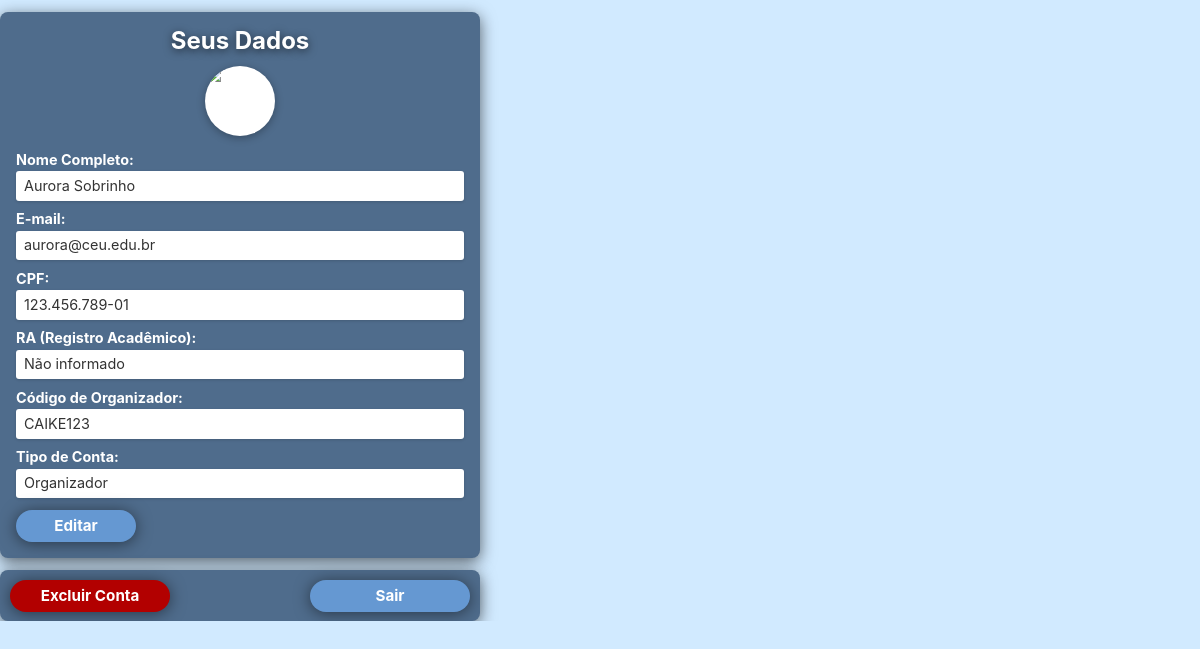
The app's page /PaginasOrganizador/PerfilOrganizador.php (signed in) with its own data.
### tables this page shows
create table
    usuario (
        CPF char(11) primary key,
        Nome varchar(100),
        Email varchar(100),
        Senha varchar(255),
        RA char(7) null,
        Codigo varchar(8),
        Organizador tinyint (1) not null default 0,
        TemaSite tinyint (1) not null default 0,
        FotoPerfil varchar(255) null,
        constraint chk_codigo_organizador check (
            (Organizador = 0)
            or (
                Organizador = 1
                and Codigo is not null
            )
        ),
        constraint chk_tema_site check (
            (TemaSite = 0)
            or (TemaSite = 1)
        )
    );

### PaginasOrganizador/PerfilOrganizador.php (the view, shortened to what this page needs)
<?php
require_once('../BancoDados/conexao.php');
$cpfUsuario = $_SESSION['cpf'];
$consultaSQL = "SELECT Nome, Email, CPF, RA, Codigo, Organizador, FotoPerfil FROM usuario WHERE CPF = ?";
$declaracaoPreparada = mysqli_prepare($conexao, $consultaSQL);
if ($declaracaoPreparada) {
    mysqli_stmt_bind_param($declaracaoPreparada, "s", $cpfUsuario);
    mysqli_stmt_execute($declaracaoPreparada);
    $resultadoConsulta = mysqli_stmt_get_result($declaracaoPreparada);
    $dadosUsuario = mysqli_fetch_assoc($resultadoConsulta);
} else {
    header('Location: ../PaginasPublicas/ContainerPublico.php?pagina=login&erro=usuario_nao_encontrado');
    exit;
}
$cpf_formatado = $dadosUsuario['CPF'] ?? '';
if (strlen($cpf_formatado) == 11) {
    $cpf_formatado = substr($cpf_formatado, 0, 3) . '.' .
                    substr($cpf_formatado, 3, 3) . '.' .
                    substr($cpf_formatado, 6, 3) . '-' .
                    substr($cpf_formatado, 9, 2);
}
$siteRoot = rtrim(dirname(dirname($_SERVER['PHP_SELF'])), '/\\');
$defaultImg = $siteRoot . '/ImagensPerfis/FotodePerfil.webp';
?>
<!DOCTYPE html>
<html lang="pt-br">
<head>
    <link rel="stylesheet" href="../styleGlobal.css" />
</head>
<body>
    <div id="main-content">
        <div class="container-perfil">
            <div class="cartao-dados">
                <h1 class="titulo-cartao">Seus Dados</h1>
                <form id="form-perfil-organizador" name="perfil_organizador" method="post" enctype="multipart/form-data">
                    <div class="avatar-wrapper">
                        <?php
                        $fotoPerfil = $dadosUsuario['FotoPerfil'] ?? null;
                        $caminhoFoto = $fotoPerfil ? ($siteRoot . '/' . htmlspecialchars($fotoPerfil)) : $defaultImg;
                        ?>
                        <img id="avatar-visualizacao" class="avatar" src="<?php echo $caminhoFoto; ?>" alt="Foto de perfil"
                             data-default-src="<?php echo $defaultImg; ?>"
                             data-site-root="<?php echo $siteRoot; ?>"
                             data-tem-foto="<?php echo $fotoPerfil ? '1' : '0'; ?>">
                    </div>
                    <div class="grupo-formulario">
                        <span class="label-formulario">Nome Completo:</span>
                        <div class="controle-formulario campo-nao-editavel" data-tooltip="Para alterar este campo, entre em contato conosco através do Fale Conosco">
                            <span id="name-display"><?php echo htmlspecialchars($dadosUsuario['Nome'] ?? 'Nome não encontrado'); ?></span>
                        </div>
                    </div>
                    <div class="grupo-formulario">
                        <label for="email-input">E-mail:</label>
                        <div class="controle-formulario">
                            <span id="email-display"><?php echo htmlspecialchars($dadosUsuario['Email'] ?? 'Email não encontrado'); ?></span>
                        </div>
                    </div>
                    <div class="grupo-formulario">
                        <span class="label-formulario">CPF:</span>
                        <div class="controle-formulario campo-nao-editavel" data-tooltip="Este campo não pode ser alterado">
                            <span id="cpf-display"><?php echo htmlspecialchars($cpf_formatado); ?></span>
                        </div>
                    </div>
                    <div class="grupo-formulario">
                        <label for="ra-input">RA (Registro Acadêmico):</label>
                        <div class="controle-formulario">
                            <span id="ra-display"><?php echo htmlspecialchars($dadosUsuario['RA'] ?? 'Não informado'); ?></span>
                        </div>
                    </div>
                    <div class="grupo-formulario">
                        <span class="label-formulario">Código de Organizador:</span>
                        <div class="controle-formulario campo-nao-editavel" data-tooltip="Este campo não pode ser alterado">
                            <span id="codigo-display"><?php echo htmlspecialchars($dadosUsuario['Codigo'] ?? 'Código não encontrado'); ?></span>
                        </div>
                    </div>
                    <div class="grupo-formulario">
                        <span class="label-formulario">Tipo de Conta:</span>
                        <div class="controle-formulario campo-nao-editavel" data-tooltip="Este campo não pode ser alterado">
                            <span id="tipo-conta-display">Organizador</span>
                        </div>
                    </div>
                    <div class="acoes-formulario">
                        <button type="button" class="botao botao-editar" id="btn-editar">Editar</button>
                    </div>
                </form>
            </div>
            <div class="barra-acoes">
                <button type="button" class="botao botao-excluir" id="btn-excluir-conta">Excluir Conta</button>
                <button type="button" class="botao botao-sair" onclick="window.location.href='../PaginasPublicas/Logout.php'">Sair</button>
            </div>
        </div>
    </div>
</body>
</html>

### styleGlobal.css (style rules this page uses)
:root { --branco: #FFFFFF; --preto: #000000; --botao: #6598D2; --caixas: #4F6C8C; --fundo: #D1EAFF; --cinza-escuro: #333333; --cinza-medio: #888888; --azul-escuro: #0a1449; --azul-claro: #8ad7da; --vermelho: #ff0000; --verde: #2c9533; --vermelho-escuro: #b20000; --sombra-padrao: rgba(0, 0, 0, 0.6); --sombra-forte: rgba(0, 0, 0, 0.8); --sombra-leve: rgba(0, 0, 0, 0.5); --tabela_participantes: #deeaff; --ceu-safe-bottom: 0px; }
#main-content { transition: margin-left 0.3s, margin-right 0.3s; margin-left: 0; margin-right: 0; }
html, body { scrollbar-width: thin; scrollbar-color: var(--botao) var(--caixas); overflow-x: hidden; max-width: 100%; }
*, *::before, *::after { box-sizing: border-box; margin: 0; padding: 0; }
body { margin: 0; padding: 0; font-family: 'Inter', sans-serif; background-color: var(--fundo); color: var(--branco); min-height: calc(100dvh - max(env(safe-area-inset-bottom, 0px), var(--ceu-safe-bottom, 0px))); padding-bottom: max(env(safe-area-inset-bottom, 0px), var(--ceu-safe-bottom, 0px)); visibility: visible; opacity: 1; transition: opacity 0.15s ease-in; }
body:not(.js-ready) { overflow: hidden; }
.btn, .botao { border: none; cursor: pointer; border-radius: 1rem !important; box-shadow: 0rem 0.1rem 1rem var(--sombra-leve) !important; transition: transform 0.2s ease, box-shadow 0.2s ease, background-color 0.2s ease !important; will-change: transform !important; }
@media screen and (min-width: 1025px) { body { display: block !important; justify-content: initial !important; align-items: initial !important; min-height: auto !important; } }
@media screen and (min-width: 1025px) { #main-content { height: auto !important; overflow: visible !important; } }

### PaginasOrganizador/PerfilOrganizador.php (style rules this page uses)
.container-perfil { width: 30rem; max-width: 100%; display: flex; flex-direction: column; gap: 0.75rem; }
.cartao-dados { background-color: var(--caixas); border-radius: 0.5rem; padding: 1rem; box-shadow: 0 0.25rem 1rem var(--sombra-padrao); }
.avatar-wrapper { display: flex; flex-direction: column; align-items: center; gap: 0.4rem; margin-bottom: 0.5rem; }
.avatar { width: 70px; height: 70px; border-radius: 50%; object-fit: cover; box-shadow: 0 0.125rem 0.5rem rgba(0, 0, 0, 0.3); background: #fff; }
.titulo-cartao { color: var(--branco); font-weight: 700; font-size: 1.5rem; line-height: 1.1; text-align: center; letter-spacing: 0; text-shadow: 0 0.125rem 0.5rem var(--sombra-padrao); margin-top: 0; margin-bottom: 0.75rem; }
.grupo-formulario { margin-bottom: 0.6rem; }
label { display: block; color: var(--branco); font-weight: 700; font-size: 0.9rem; margin-bottom: 0.2rem; letter-spacing: 0; }
.controle-formulario { background-color: var(--branco); border-radius: 0.1875rem; padding: 0.3rem 0.5rem; font-size: 0.9rem; color: var(--cinza-escuro); width: 100%; line-height: 1.4; border: none; box-shadow: 0 0.0625rem 0.1875rem rgba(0, 0, 0, 0.15); margin-top: 0; margin-bottom: 0; min-height: 1.8rem; display: flex; align-items: center; }
.controle-formulario.campo-nao-editavel { cursor: help; position: relative; }
.acoes-formulario { margin-top: 0.75rem; display: flex; justify-content: space-between; gap: 0.5rem; }
.botao { border: none; border-radius: 0.3125rem; color: var(--branco); font-family: 'Inter', sans-serif; font-weight: 700; font-size: 0.95rem; cursor: pointer; padding: 0.4rem 1.5rem; text-align: center; transition: opacity 0.2s ease; box-shadow: 0 0.125rem 0.25rem rgba(0, 0, 0, 0.15); background-color: var(--botao); }
.botao-editar { background-color: var(--botao); width: 7.5rem; }
.botao-excluir { background-color: var(--vermelho-escuro); font-size: 0.95rem; padding: 0.4rem 0.5rem; width: 10rem; }
.botao-sair { background-color: var(--botao); font-size: 0.95rem; padding: 0.4rem 0.5rem; width: 10rem; }
.label-formulario { display: block; color: var(--branco); font-weight: 700; font-size: 0.9rem; margin-bottom: 0.2rem; letter-spacing: 0; font-family: 'Inter', sans-serif; }
.barra-acoes { display: flex; justify-content: space-between; gap: 0.75rem; background: var(--caixas); border-radius: 0.5rem; box-shadow: 0 0.25rem 1rem var(--sombra-padrao); padding: 0.6rem; width: 30rem; max-width: 100%; box-sizing: border-box; }

### records on screen
usuario: Nome "Aurora Sobrinho", Email "aurora@ceu.edu.br", CPF "123.456.789-01", RA "Não informado", Codigo "CAIKE123"
